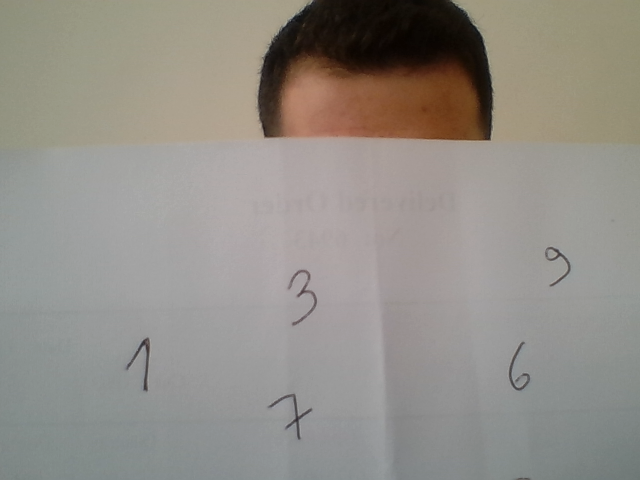
#> input picture captured_photo.png, 640 x 480 px, given in place of custom_train_digits.jpg, which was not available
$ python NEW_digit_recog.py   (older library calls are emulated)
#> lines starting #> are read from the running program, lines starting #| are printed output that depends on the picture; after the words box and inside, x2 and y2 are one past the last pixel; in counts of white or black regions, pixels touching at a corner belong together; pictures that were not available may be replaced by others from this repository, and a replacement may not be noted


import numpy as np
# from scipy.misc.pilutil import imresize
from needed import imresize
from PIL import Image
import cv2  # version 3.2.0
from skimage.feature import hog
from matplotlib import pyplot as plt
from sklearn.model_selection import train_test_split
from sklearn.metrics import accuracy_score
from sklearn.utils import shuffle

DIGIT_WIDTH = 10
DIGIT_HEIGHT = 20
IMG_HEIGHT = 28
IMG_WIDTH = 28
CLASS_N = 10  # 0-9


# This method splits the input training image into small cells (of a single digit) and uses these cells as training data.
# The default training image (MNIST) is a 1000x1000 size image and each digit is of size 10x20. so we divide 1000/10 horizontally and 1000/20 vertically.
# [31 lines left out: functions split2d, load_digits, pixels_to_hog_20, not called in this run]


# define a custom model in a similar class wrapper with train and predict methods
class KNN_MODEL():
    def __init__(self, k=3):
        self.k = k
        self.model = cv2.ml.KNearest_create()

    def train(self, samples, responses):
        self.model.train(samples, cv2.ml.ROW_SAMPLE, responses)

    def predict(self, samples):
        retval, results, neigh_resp, dists = self.model.findNearest(samples, self.k)
        return results.ravel()


class SVM_MODEL():
    # [7 lines left out: function __init__, not called in this run]

    def train(self, samples, responses):
        self.model.train(samples, cv2.ml.ROW_SAMPLE, responses)

    def predict(self, samples):
        results = self.model.predict(samples.reshape(-1, self.features))
        return results[1].ravel()


def get_digits(contours, hierarchy):
    hierarchy = hierarchy[0]
    bounding_rectangles = [cv2.boundingRect(ctr) for ctr in contours]
    final_bounding_rectangles = []
    # find the most common heirarchy level - that is where our digits's bounding boxes are
    u, indices = np.unique(hierarchy[:, -1], return_inverse=True)
    most_common_heirarchy = u[np.argmax(np.bincount(indices))]

    for r, hr in zip(bounding_rectangles, hierarchy):
        x, y, w, h = r
        # this could vary depending on the image you are trying to predict
        # we are trying to extract ONLY the rectangles with images in it (this is a very simple way to do it)
        # we use heirarchy to extract only the boxes that are in the same global level - to avoid digits inside other digits
        # ex: there could be a bounding box inside every 6,9,8 because of the loops in the number's appearence - we don't want that.
        # read more about it here: https://docs.opencv.org/trunk/d9/d8b/tutorial_py_contours_hierarchy.html
        if ((w * h) > 250) and (10 <= w <= 200) and (10 <= h <= 200) and hr[3] == most_common_heirarchy:
            final_bounding_rectangles.append(r)

    return final_bounding_rectangles


# [34 lines left out: function proc_user_img, not called in this run]
    # cv2.destroyAllWindows()


def get_contour_precedence(contour, cols):
    return contour[1] * cols + contour[0]  # row-wise ordering


# this function processes a custom training image
# see example : custom_train.digits.jpg
# if you want to use your own, it should be in a similar format
def load_digits_custom(img_file):
#> called with img_file = 'custom_train_digits.jpg'
    train_data = []
    train_target = []
    start_class = 1
    im = cv2.imread(img_file)
#> im is the input picture: shape (480, 640, 3); mean B, G, R 136, 142.6, 146.6
    imgray = cv2.cvtColor(im, cv2.COLOR_BGR2GRAY)
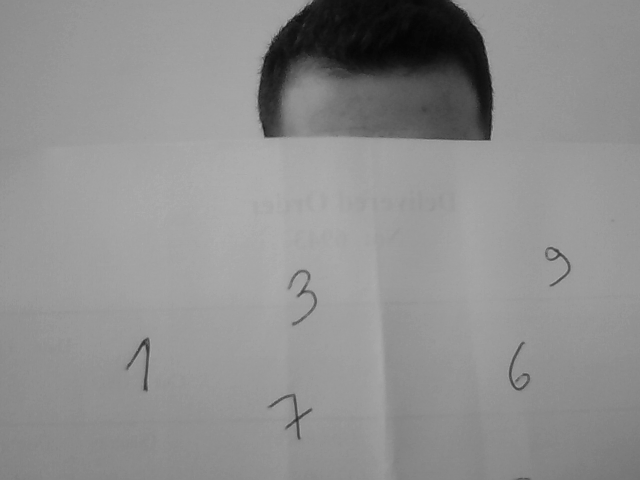
#> imgray: shape (480, 640); min 4, max 176, mean 143
    plt.imshow(imgray)
    kernel = np.ones((5, 5), np.uint8)

    ret, thresh = cv2.threshold(imgray, 127, 255, 0)
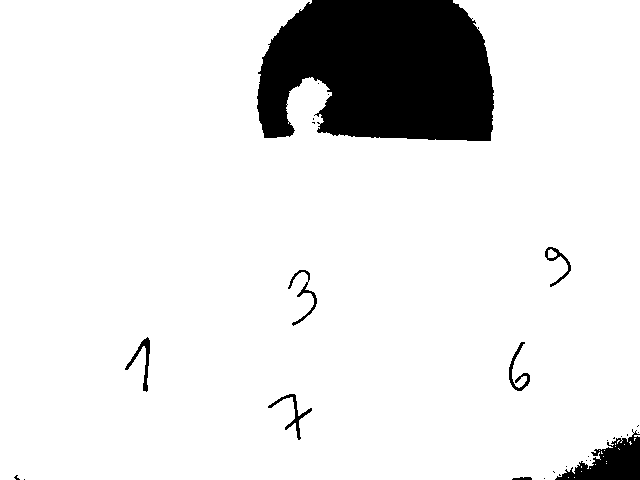
#> thresh: shape (480, 640); 89.8% white; 27 black regions (19 under 20 px), largest, box (x1, y1, x2, y2) and area: (257, 0, 494, 141) 27801, (555, 429, 640, 480) 2113, (125, 337, 150, 392) 318
    thresh = cv2.erode(thresh, kernel, iterations=1)
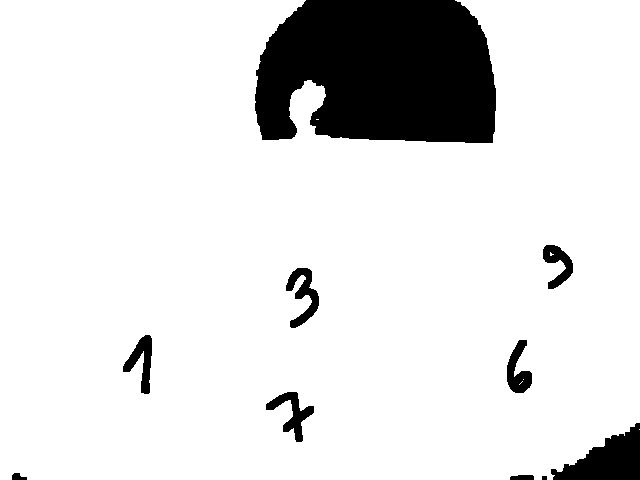
#> thresh: shape (480, 640); 88.1% white; 10 black regions, largest, box (x1, y1, x2, y2) and area: (255, 0, 496, 143) 29608, (551, 423, 640, 480) 2771, (286, 268, 319, 328) 865
    thresh = cv2.dilate(thresh, kernel, iterations=1)
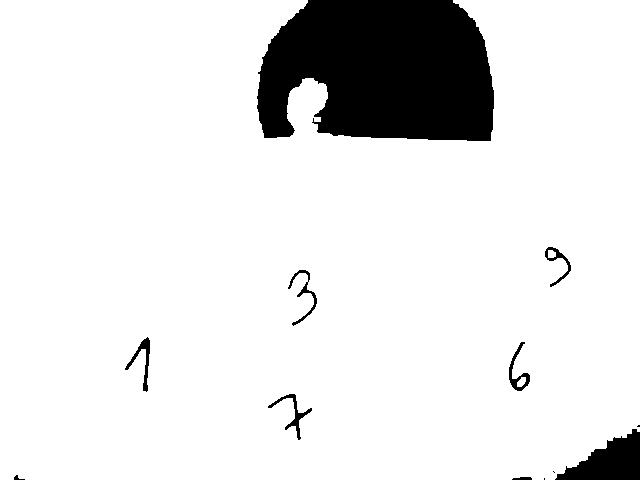
#> thresh: shape (480, 640); 89.6% white; 12 black regions (3 under 20 px)
    thresh = cv2.erode(thresh, kernel, iterations=1)

    contours, hierarchy = cv2.findContours(thresh, cv2.RETR_TREE, cv2.CHAIN_APPROX_SIMPLE)
#> contours = 11 contours, 5 with area under 20; largest, box (x1, y1, x2, y2) and area: (0, 0, 640, 480) 273233, (285, 267, 320, 329) 968, (265, 391, 315, 443) 932, (122, 334, 153, 395) 852, (506, 339, 533, 394) 808, (542, 244, 574, 290) 723
    digits_rectangles = get_digits(contours, hierarchy)  # rectangles of bounding the digits in user image
#> in get_digits, `bounding_rectangles = [cv2.boundingRect(ctr) for ctr in contours]`: bounding_rectangles = [(639, 429, 1, 1), (316, 119, 3, 1), (0, 0, 640, 480), (265, 391, 50, 52), (506, 339, 27, 55), (519, 381, 4, 4), (523, 379, 1, 1), (122, 334, 31, 61), (285, 267, 35, 62), (542, 244, 32, 46), (550, 252, 4, 4)]
#> in get_digits, `u, indices = np.unique(hierarchy[:, -1], return_inverse=True)`: u = [-1, 2, 4, 9]; indices = [0, 0, 0, 1, 1, 2, 2, 1, 1, 1, 3]
#> in get_digits, `most_common_heirarchy = u[np.argmax(np.bincount(indices))]`: most_common_heirarchy = 2
#> the loop in get_digits, `for r, hr in zip(bounding_rectangles, hierarchy):` made 11 passes
#> (hr, x, y, w, h) on passes 1 to 11: ([1, -1, -1, -1], 639, 429, 1, 1), ([2, 0, -1, -1], 316, 119, 3, 1), ([-1, 1, 3, -1], 0, 0, 640, 480), ([4, -1, -1, 2], 265, 391, 50, 52), ([7, 3, 5, 2], 506, 339, 27, 55), ([6, -1, -1, 4], 519, 381, 4, 4), ([-1, 5, -1, 4], 523, 379, 1, 1), ([8, 4, -1, 2], 122, 334, 31, 61), ([9, 7, -1, 2], 285, 267, 35, 62), ([-1, 8, 10, 2], 542, 244, 32, 46), ([-1, -1, -1, 9], 550, 252, 4, 4)
#> after the loop in get_digits, `for r, hr in zip(bounding_rectangles, hierarchy):`: final_bounding_rectangles = [(265, 391, 50, 52), (506, 339, 27, 55), (122, 334, 31, 61), (285, 267, 35, 62), (542, 244, 32, 46)]
#> digits_rectangles has the same summary as final_bounding_rectangles in get_digits

    # sort rectangles accoring to x,y pos so that we can label them
    digits_rectangles.sort(key=lambda x: get_contour_precedence(x, im.shape[1]))

    for index, rect in enumerate(digits_rectangles):
        x, y, w, h = rect
        cv2.rectangle(im, (x, y), (x + w, y + h), (0, 255, 0), 2)
        im_digit = imgray[y:y + h, x:x + w]
        im_digit = (255 - im_digit)

        im_digit = imresize(im_digit, (IMG_WIDTH, IMG_HEIGHT))
        train_data.append(im_digit)
        train_target.append(start_class % 10)

        if index > 0 and (index + 1) % 10 == 0:
            start_class += 1
#> this loop made 1 pass
#> pass 1, in load_digits_custom, `im_digit = imgray[y:y + h, x:x + w]`:
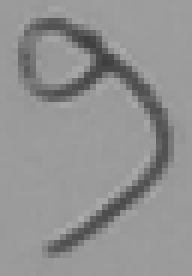
#> im_digit: shape (46, 32) (shown 6 times larger); min 62, max 172, mean 145.7
#> pass 1, in load_digits_custom, `im_digit = (255 - im_digit)`:
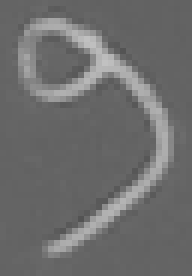
#> im_digit: shape (46, 32) (shown 6 times larger); min 83, max 193, mean 109.3
#> after the loop:
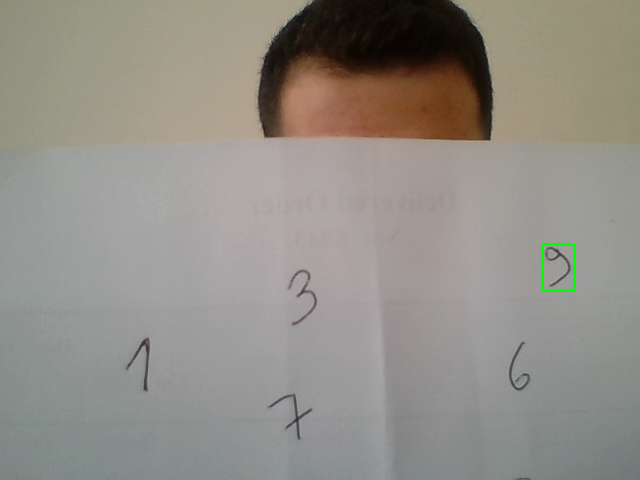
#> im: shape (480, 640, 3); 0.15% of pixels changed, all inside (x1, y1, x2, y2) = (541, 243, 576, 292)
#> after the loop, start_class = 1; train_data = []; train_target = []
    cv2.imwrite("training_box_overlay.png", im)

    return np.array(train_data), np.array(train_target)


# ------------------data preparation--------------------------------------------

TRAIN_MNIST_IMG = 'digits.png'
TRAIN_USER_IMG = 'custom_train_digits.jpg'
TEST_USER_IMG = 'test_image.png'

# digits, labels = load_digits(TRAIN_MNIST_IMG) #original MNIST data (not good detection)
#> (the run stopped early here; a loop or call above may not have finished)
